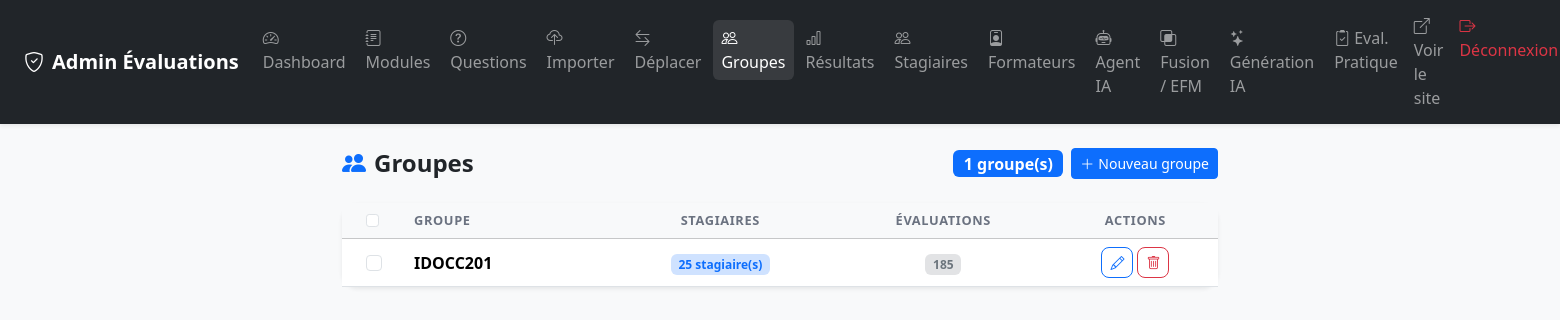
Page /admin/groupes.php (signed in) on the committed database.
### tables this page shows
CREATE TABLE `groupes` (
  `id` int NOT NULL AUTO_INCREMENT,
  `nom` varchar(100) NOT NULL,
  `created_at` timestamp NULL DEFAULT CURRENT_TIMESTAMP,
  PRIMARY KEY (`id`)
);

### includes/functions.php (called while the page is built, shortened)
<?php
function sanitize(string $str): string {
    return htmlspecialchars(trim($str), ENT_QUOTES, 'UTF-8');
}

### admin/groupes.php (the view, shortened to what this page needs)
<?php
require_once __DIR__ . '/../includes/functions.php';
$pdo = getDB();
$groupes = $pdo->query("
    SELECT g.*,
           COUNT(DISTINCT s.id)  AS nb_stagiaires,
           COUNT(DISTINCT se.id) AS nb_sessions
    FROM groupes g
    LEFT JOIN stagiaires s  ON s.groupe_id  = g.id
    LEFT JOIN sessions_eval se ON se.groupe_id = g.id
    GROUP BY g.id
    ORDER BY g.nom
")->fetchAll();
?>
<!DOCTYPE html>
<html lang="fr">
<head>
    <link href="https://cdn.jsdelivr.net/npm/bootstrap@5.3.2/dist/css/bootstrap.min.css" rel="stylesheet">
    <link href="https://cdn.jsdelivr.net/npm/bootstrap-icons@1.11.3/font/bootstrap-icons.min.css" rel="stylesheet">
    <link href="../assets/css/style.css" rel="stylesheet">
</head>
<body class="bg-light">
<?php include __DIR__ . '/partials/navbar.php'; ?>
<div class="container py-4" style="max-width:900px">
    <div class="d-flex align-items-center justify-content-between mb-4">
        <h2 class="h4 fw-bold mb-0">
            <i class="bi bi-people-fill me-2 text-primary"></i>Groupes
        </h2>
        <div class="d-flex gap-2 align-items-center">
            <span class="badge bg-primary fs-6"><?= count($groupes) ?> groupe(s)</span>
            <button class="btn btn-primary btn-sm" data-bs-toggle="modal" data-bs-target="#modalAjout">
                <i class="bi bi-plus-lg me-1"></i>Nouveau groupe
            </button>
        </div>
    </div>
    <div class="card border-0 shadow-sm rounded-4">
        <div class="table-responsive">
            <table class="table table-hover align-middle mb-0">
                <thead class="table-light">
                    <tr>
                        <th class="ps-4" style="width: 40px;">
                            <input type="checkbox" class="form-check-input" id="selectAll" onchange="toggleSelectAll()">
                        </th>
                        <th class="ps-4">Groupe</th>
                        <th class="text-center">Stagiaires</th>
                        <th class="text-center">Évaluations</th>
                        <th class="text-center">Actions</th>
                    </tr>
                </thead>
                <tbody>
                <?php foreach ($groupes as $g): ?>
                    <tr>
                        <td class="ps-4">
                            <input type="checkbox" class="form-check-input groupe-checkbox" value="<?= $g['id'] ?>" onchange="updateBulkActionBar()">
                        </td>
                        <td class="ps-4 fw-semibold"><?= sanitize($g['nom']) ?></td>
                        <td class="text-center">
                            <?php if ($g['nb_stagiaires'] > 0): ?>
                                <a href="stagiaires.php?groupe_id=<?= $g['id'] ?>"
                                   class="badge bg-primary-subtle text-primary text-decoration-none">
                                    <?= $g['nb_stagiaires'] ?> stagiaire(s)
                                </a>
                            <?php else: ?>
                                <span class="text-muted">—</span>
                            <?php endif; ?>
                        </td>
                        <td class="text-center">
                            <span class="badge bg-secondary-subtle text-secondary"><?= $g['nb_sessions'] ?></span>
                        </td>
                        <td class="text-center">
                            <div class="d-flex gap-1 justify-content-center">
                                <button class="btn btn-sm btn-outline-primary rounded-3 btn-modifier"
                                        data-id="<?= $g['id'] ?>"
                                        data-nom="<?= sanitize($g['nom']) ?>"
                                        title="Modifier">
                                    <i class="bi bi-pencil"></i>
                                </button>
                                <button class="btn btn-sm btn-outline-danger rounded-3 btn-supprimer"
                                        data-id="<?= $g['id'] ?>"
                                        data-nom="<?= sanitize($g['nom']) ?>"
                                        data-nb="<?= $g['nb_stagiaires'] ?>"
                                        title="Supprimer">
                                    <i class="bi bi-trash"></i>
                                </button>
                            </div>
                        </td>
                    </tr>
                <?php endforeach; ?>
                </tbody>
            </table>
        </div>
    </div>
</div>
</body>
</html>

### assets/css/style.css (style rules this page uses)
:root { --primary: #4f46e5; --primary-dk: #3730a3; --success: #16a34a; --danger: #dc2626; --warning: #d97706; --radius: 12px; }
body { font-family: 'Segoe UI', system-ui, -apple-system, sans-serif; }
.card { transition: box-shadow 0.2s; }
.table th { font-size: 0.8rem; text-transform: uppercase; letter-spacing: 0.05em; color: #6b7280; font-weight: 600; }

### rows in the picture
groupes: nom "IDOCC201", nb_stagiaires "25", nb_sessions "185"

### other values in the picture
count($groupes) "1"
